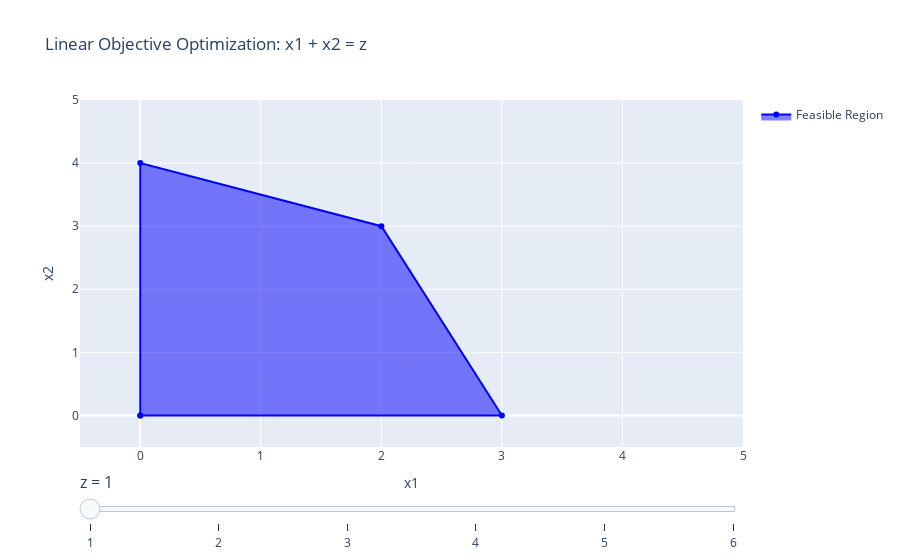

Write notebook code for a chart like this one.
### Markdown cell above
# Make interactive version of this

### Code cell
import numpy as np
import plotly.graph_objects as go

# -----------------------------------
# Step 1: Define the Polygonal Region
# -----------------------------------
# Vertices of the feasible polygon (a quadrilateral)
polygon_vertices = np.array([
    [0, 0],
    [3, 0],
    [2, 3],
    [0, 4],
    [0, 0]  # Closing the polygon
])

# Linear objective function: x1 + x2 = z
z_values = range(1, 7)  # Integer contour levels from 1 to 6

# -----------------------------------
# Step 2: Compute Contour Lines
# -----------------------------------
# Function to compute the contour line in the non-negative orthant
def contour_line_in_orthant(z):
    return [
        [z, 0],  # Intersection with x1-axis
        [0, z]   # Intersection with x2-axis
    ]

# -----------------------------------
# Step 3: Initialize the Base Figure
# -----------------------------------
# Base figure setup
fig = go.Figure()

# Static feasible region
fig.add_trace(go.Scatter(
    x=polygon_vertices[:, 0],
    y=polygon_vertices[:, 1],
    fill="toself",
    line=dict(color="blue", width=2),
    name="Feasible Region"
))

# -----------------------------------
# Step 4: Build Frames and Slider
# -----------------------------------
frames = []
steps = []

# Track all previous dashed lines
previous_lines = []

for z in z_values:
    frame_traces = []

    # Feasible region (re-added for each frame)
    frame_traces.append(go.Scatter(
        x=polygon_vertices[:, 0],
        y=polygon_vertices[:, 1],
        fill="toself",
        line=dict(color="blue", width=2),
        name="Feasible Region"
    ))

    # Add previous dashed lines
    for prev_z, prev_line in previous_lines:
        frame_traces.append(go.Scatter(
            x=[prev_line[0][0], prev_line[1][0]],
            y=[prev_line[0][1], prev_line[1][1]],
            mode="lines",
            line=dict(dash="dash", color="orange", width=2),
            name=f"z = {prev_z} (dashed)"
        ))

    # Compute and add the current contour line
    current_line = contour_line_in_orthant(z)
    frame_traces.append(go.Scatter(
        x=[current_line[0][0], current_line[1][0]],
        y=[current_line[0][1], current_line[1][1]],
        mode="lines",
        line=dict(color="red", width=3),
        name=f"z = {z} (current)"
    ))

    # Add current line to dashed list for future frames
    previous_lines.append((z, current_line))

    # Create a frame with all the traces
    frames.append(go.Frame(
        data=frame_traces,
        name=f"z = {z}"
    ))

    # Add a step to the slider
    steps.append(dict(
        method="animate",
        args=[[f"z = {z}"], {"frame": {"duration": 500, "redraw": True}, "mode": "immediate"}],
        label=str(z)
    ))

# -----------------------------------
# Step 5: Add Frames and Slider to the Figure
# -----------------------------------
fig.update(frames=frames)

# Slider definition
sliders = [dict(
    active=0,
    currentvalue={"prefix": "z = ", "font": {"size": 16}},
    steps=steps
)]

# Final layout updates
fig.update_layout(
    sliders=sliders,
    xaxis=dict(range=[-0.5, 5], title="x1"),
    yaxis=dict(range=[-0.5, 5], title="x2"),
    title="Linear Objective Optimization: x1 + x2 = z",
    showlegend=True
)

# Show the figure
fig.show()

### Figure 1 — Plotly figure (JSON) as saved in the notebook; plotly's stock layout.template omitted (floating-point values rounded to 4 significant figures)
{"data": [{"fill": "toself", "line": {"color": "blue", "width": 2}, "name": "Feasible Region", "type": "scatter", "x": [0, 3, 2, 0, 0], "y": [0, 0, 3, 4, 0]}], "layout": {"showlegend": true, "sliders": [{"active": 0, "currentvalue": {"font": {"size": 16}, "prefix": "z = "}, "steps": [{"args": [["z = 1"], {"frame": {"duration": 500, "redraw": true}, "mode": "immediate"}], "label": "1", "method": "animate"}, {"args": [["z = 2"], {"frame": {"duration": 500, "redraw": true}, "mode": "immediate"}], "label": "2", "method": "animate"}, {"args": [["z = 3"], {"frame": {"duration": 500, "redraw": true}, "mode": "immediate"}], "label": "3", "method": "animate"}, {"args": [["z = 4"], {"frame": {"duration": 500, "redraw": true}, "mode": "immediate"}], "label": "4", "method": "animate"}, {"args": [["z = 5"], {"frame": {"duration": 500, "redraw": true}, "mode": "immediate"}], "label": "5", "method": "animate"}, {"args": [["z = 6"], {"frame": {"duration": 500, "redraw": true}, "mode": "immediate"}], "label": "6", "method": "animate"}]}], "title": {"text": "Linear Objective Optimization: x1 + x2 = z"}, "xaxis": {"range": [-0.5, 5], "title": {"text": "x1"}}, "yaxis": {"range": [-0.5, 5], "title": {"text": "x2"}}}}
